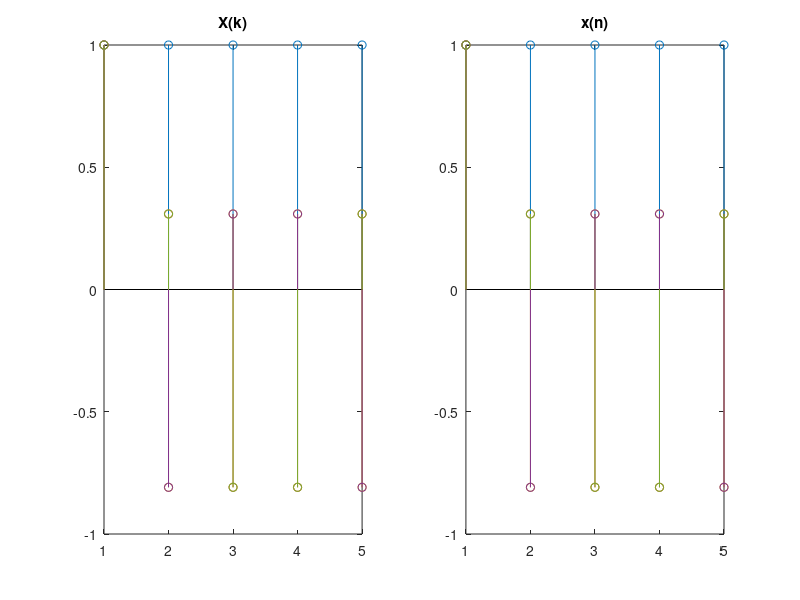

MATLAB code to generate this figure:
% Pankaj Chaudhari
% 107
clc
close all
clear all
%% DFT
x = input("Enter input sequence");
N = input("Length of DFT N = ");
L = length(x);
if N > L
    x = [x zeros(1,N-L)];
elseif N < L
    x = x(1:N);
end
w = exp(-j*2*pi/N);
n = [0:1:(N-1)];
k = [0:1:(N-1)];
nk = n'*k;
w = w.^nk;
disp("N point DFT")
X = x*w;
subplot(1,2,1)
stem(x)
title("x(n)")
subplot(1,2,2)
stem(w)
title("X(k)")

%% IDFT
x = w %input("Enter X(k) sequence");
N = input("Length of DFT N = ");
L = length(x);
if N > L
    x = [x zeros(1,N-L)];
elseif N < L
    x = x(1:N);
end
w = exp(-j*2*pi/N);
n = [0:1:(N-1)];
k = [0:1:(N-1)];
nk = n'*k;
w = w.^(-nk);
disp("N point IDFT")
X = x*w;
subplot(1,2,1)
stem(w)
title("X(k)")
subplot(1,2,2)
stem(x)
title("x(n)")


